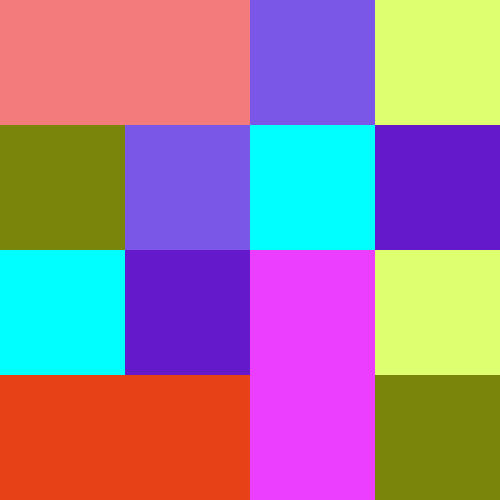
Frame 1 (no input)
Frame 60 (the mouse pressed at the canvas centre just before this capture): identical to frame 1, image omitted
Frame 120 (the mouse held since frame 60 and released just before this capture): identical to frame 1, image omitted

The Processing sketch that drew this single still picture (run headless with seeded random() and noise(); from frame 60 on, the mouse is pressed at the canvas centre):

// Processing sketch: JogoDaMemoria
// ── JogoDaMemoria.pde
int [] [] M = new int [4] [4];
int [] valores = {0, 1, 2, 3, 4, 5, 6, 7};
int aux=0;
int k=0;
void setup() {
  size(500, 500);
  for (int i=0; i<8; i++) {
    int t=0;
    while (t<2) {
      int l = int(random(4));
      int c = int(random(4));
      if (M[l][c]==0) {
        M[l][c]=valores[i];
        t++;
      }
    }
  }
  for (int i=0; i<4; i++) {
    for (int j=0; j<4; j++) {
      print(M [i] [j], " ");
    }
    println();
  }
  noStroke();
}
void draw() {
  for (int i=0; i<M.length; i++) {
    for (int j=0; j<M[0].length; j++) {
      switch(M[i][j]) {
      case 0:
        fill(0, 255, 255);
        break;
      case 1:
        fill(100, 25, 202);
        break;
      case 2:
        fill(244, 123, 123);
        break;
      case 3:
        fill(123, 87, 232);
        break;
      case 4:
        fill(231, 65, 23);
        break;
      case 5:
        fill(235, 62, 265);
        break;
      case 6:
        fill(222, 333, 111);
        break;
      case 7:
        fill(122, 133, 11);
        break;
      }
      rect(i*125, j*125, 125, 125);
    }
  }
}
